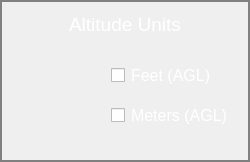
                        <widget class="QFrame" name="frame_7">
                         <property name="minimumSize">
                          <size>
                           <width>0</width>
                           <height>162</height>
                          </size>
                         </property>
                         <property name="maximumSize">
                          <size>
                           <width>16777215</width>
                           <height>16777215</height>
                          </size>
                         </property>
                         <property name="styleSheet">
                          <string notr="true">border:2px solid gray;
border-top-left-radius: 0px;
border-top-right-radius: 0px;
border-bottom-left-radius: 0px;
border-bottom-right-radius: 0px;</string>
                         </property>
                         <property name="frameShape">
                          <enum>QFrame::StyledPanel</enum>
                         </property>
                         <property name="frameShadow">
                          <enum>QFrame::Raised</enum>
                         </property>
                         <layout class="QVBoxLayout" name="verticalLayout_24" stretch="0,1">
                          <item>
                           <widget class="QLabel" name="label_16">
                            <property name="font">
                             <font>
                              <pointsize>14</pointsize>
                             </font>
                            </property>
                            <property name="styleSheet">
                             <string notr="true">border:0px;
color:white;</string>
                            </property>
                            <property name="text">
                             <string>Altitude Units</string>
                            </property>
                            <property name="alignment">
                             <set>Qt::AlignCenter</set>
                            </property>
                           </widget>
                          </item>
                          <item>
                           <widget class="QFrame" name="frame_44">
                            <property name="styleSheet">
                             <string notr="true">border:0px;</string>
                            </property>
                            <property name="frameShape">
                             <enum>QFrame::StyledPanel</enum>
                            </property>
                            <property name="frameShadow">
                             <enum>QFrame::Raised</enum>
                            </property>
                            <layout class="QVBoxLayout" name="verticalLayout_25">
                             <property name="leftMargin">
                              <number>98</number>
                             </property>
                             <item>
                              <widget class="QCheckBox" name="checkBox_5">
                               <property name="font">
                                <font>
                                 <pointsize>12</pointsize>
                                </font>
                               </property>
                               <property name="styleSheet">
                                <string notr="true">color:white;</string>
                               </property>
                               <property name="text">
                                <string>Feet (AGL)</string>
                               </property>
                              </widget>
                             </item>
                             <item>
                              <widget class="QCheckBox" name="checkBox_6">
                               <property name="font">
                                <font>
                                 <pointsize>12</pointsize>
                                </font>
                               </property>
                               <property name="styleSheet">
                                <string notr="true">color:white;</string>
                               </property>
                               <property name="text">
                                <string>Meters (AGL)</string>
                               </property>
                              </widget>
                             </item>
                            </layout>
                           </widget>
                          </item>
                         </layout>
                        </widget>
